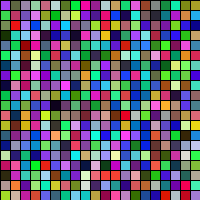
Frame 1 (no input)
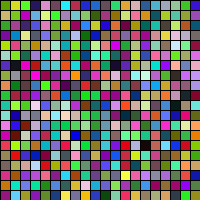
Frame 2 (the mouse pressed at the canvas centre, redrawn once)

The Processing sketch that drew these frames (run headless with seeded random() and noise(); the mouse was pressed at the canvas centre and the sketch redrawn once):

// Processing sketch: exercise3
// ── exercise3.pde
int rectSize = 10;

void setup() {
  size (200, 200);
  noLoop();
}

void draw() {
  int i = 0;
  while (i < width/rectSize) {
    int j = 0;
    while (j < height/rectSize) {
      //fill(random(0, 255));
      fill(random(255), random(255), random(255));
      rect(i * rectSize, j * rectSize, rectSize, rectSize);
      j++;
    }
    i++;
  }
}
